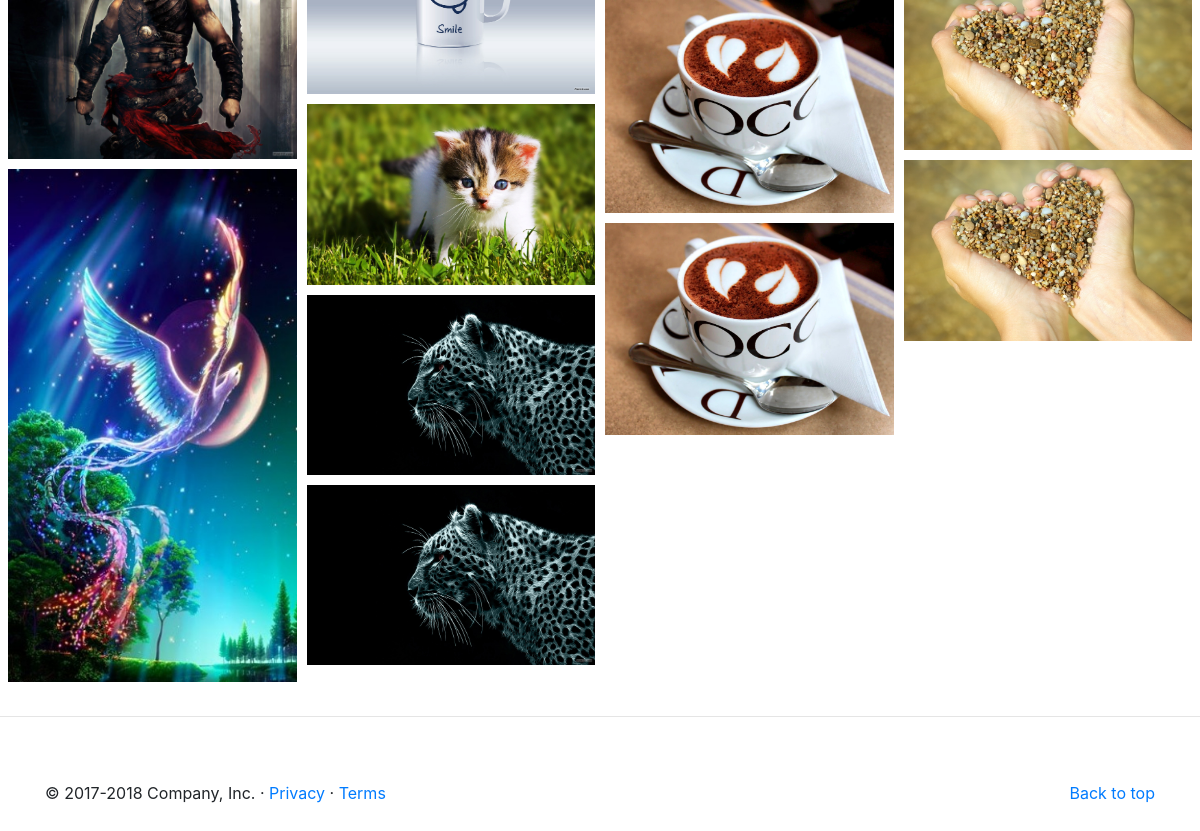
Before: / (lower part) with the older database file.
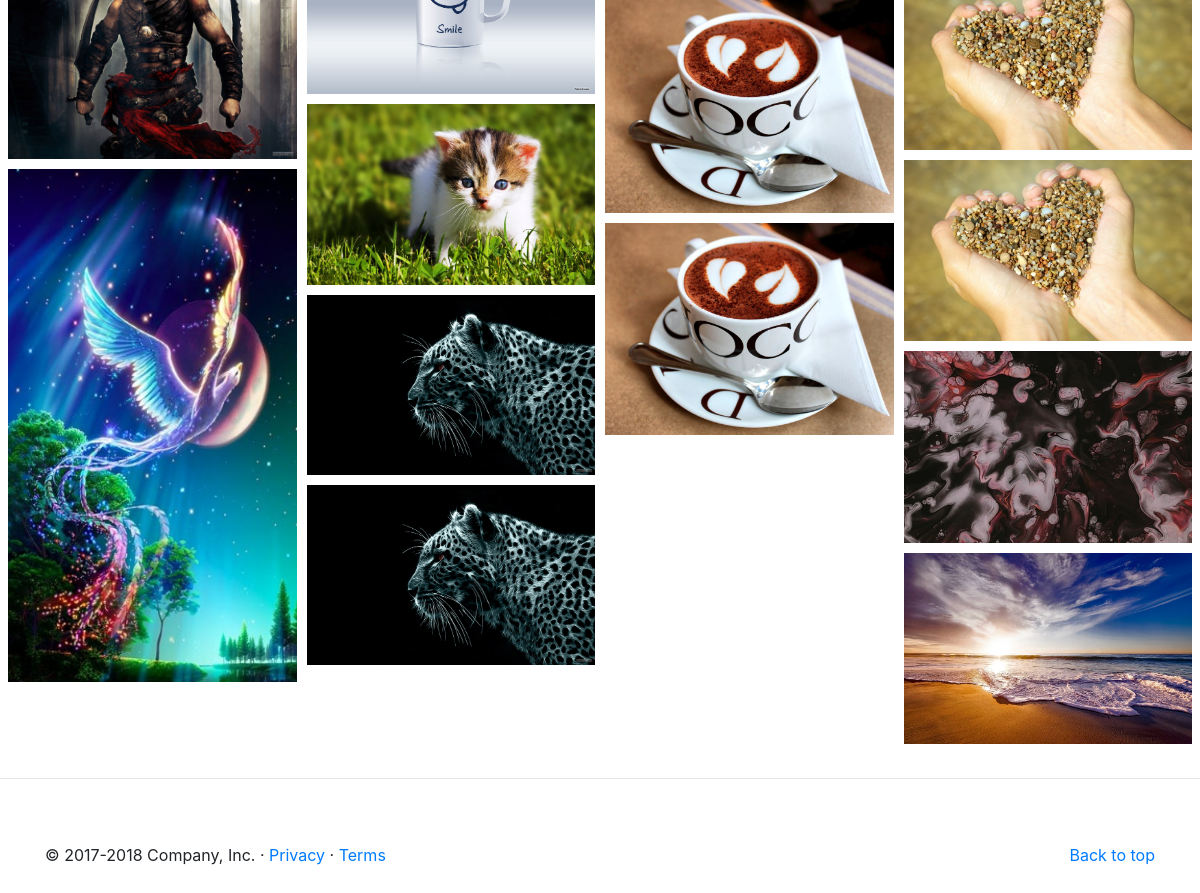
After: the same page with the newer database file.
### enroll/models.py (models this page shows)
class Image(models.Model):
    photo=models.ImageField(upload_to="my_image")
    date=models.DateTimeField(auto_now_add=True)

### enroll/views.py (the view)
# urls.py: path('',views.show_all_img,name='home'),
def show_all_img(request):
    img=Image.objects.all()
    return render(request,'html/Home.html',{'img':img})

### enroll/templates/html/Home.html (shortened to what this page needs)
<!doctype html>
{% load static %}
<html lang="en">
  <head>
    <link rel="stylesheet" href="https://stackpath.bootstrapcdn.com/bootstrap/4.1.3/css/bootstrap.min.css">
  </head>
  <body>
{% block image %}
<div class="p-2">
      <section id="photos">
        {% for i in img %}
         <img src='{{i.photo.url}}' alt="">
        {% endfor %}
      </section>
</div>
{% endblock image %}
<hr class="featurette-divider">
<br><br>
<footer class="container">
  <p class="float-right"><a href="#">Back to top</a></p>
  <p>&copy; 2017-2018 Company, Inc. &middot; <a href="">Privacy</a> &middot; <a href="">Terms</a></p>
</footer>
<br><br>
  </body>
</html>

Changed rows visible on the page:
added Image: photo (picture)
added Image: photo (picture)
